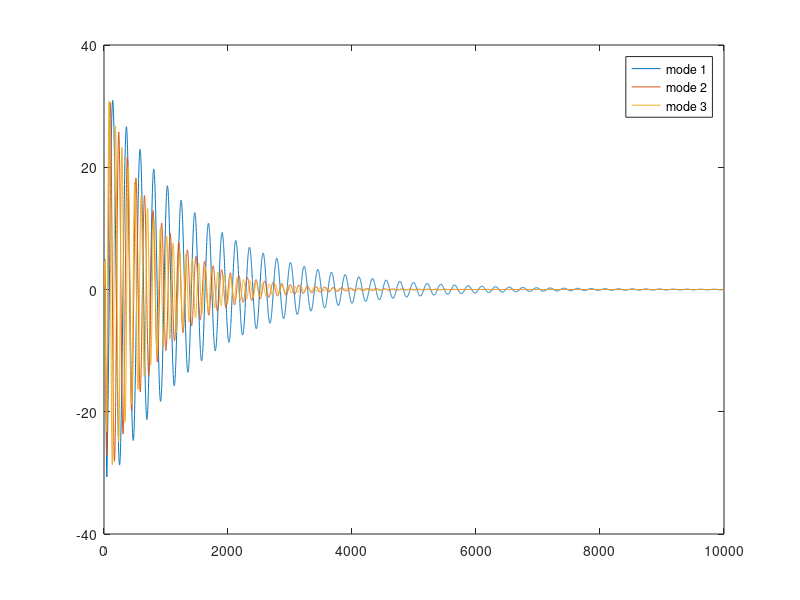

This figure's MATLAB source:
% ideal membrane frequency ratios (first 3 modes)
m1 = 1; m2 = 1.594; m3 = 2.136;

f1 = m1*200; f2 = m2*f1; f3 = m3*f1; % modal frequencies [Hz]
d1 = 30; d2 = 55; d3 = 60; % damping coefficients [Hz/rads] (material)
a1 = 1; a2 = 1; a3 =1; % gain coeffiecients

% modal matrix (3 modes, 1 contact point)
% M = [f1, d1, a11;
%      f2, d2, a21;
%      f3, d3, a31];
 
fs = 44100;
N = 10000; % number of samples

%excitation (noise burst)
exc = rand(1,50);
exc = exc - mean(exc); % remove offset (center around mean)
exc = [exc zeros(1,N-length(exc))]; % zero padding

%init modes
mode1 = zeros(1,N); mode2 = zeros(1,N); mode3 = zeros(1,N);

% filter pole radius and pole angle
R1 = a1*exp(-d1/fs); R2 = a2*exp(-d2/fs); R3 = a3*exp(-d3/fs);
theta1 = 2*pi*f1/fs; theta2 = 2*pi*f2/fs; theta3 = 2*pi*f3/fs; % [rads/sample] 

mode1n1 = 0; mode1n2 = 0; % x[n-1], x[n-2]
mode2n1 = 0; mode2n2 = 0;
mode3n1 = 0; mode3n2 = 0;

for i=1:N
   
    mode1(i) = 2*R1*cos(theta1)*mode1n1 - R1*R1*mode1n2+exc(i); % resonant filter
    
    mode1n2 = mode1n1;
    mode1n1 = mode1(i);
    
    mode2(i) = 2*R2*cos(theta2)*mode2n1 - R2*R2*mode2n2+exc(i);
    
    mode2n2 = mode2n1;
    mode2n1 = mode2(i);
    
    mode3(i) = 2*R3*cos(theta3)*mode3n1 - R3*R3*mode3n2+exc(i);
    
    mode3n2 = mode3n1;
    mode3n1 = mode3(i);
    
end

signal = mode1 + mode2 +mode3; % summation of modes

plot(mode1); hold on; plot(mode2); hold on; plot(mode3);
legend('mode 1', 'mode 2', 'mode 3');
sound(signal, fs);